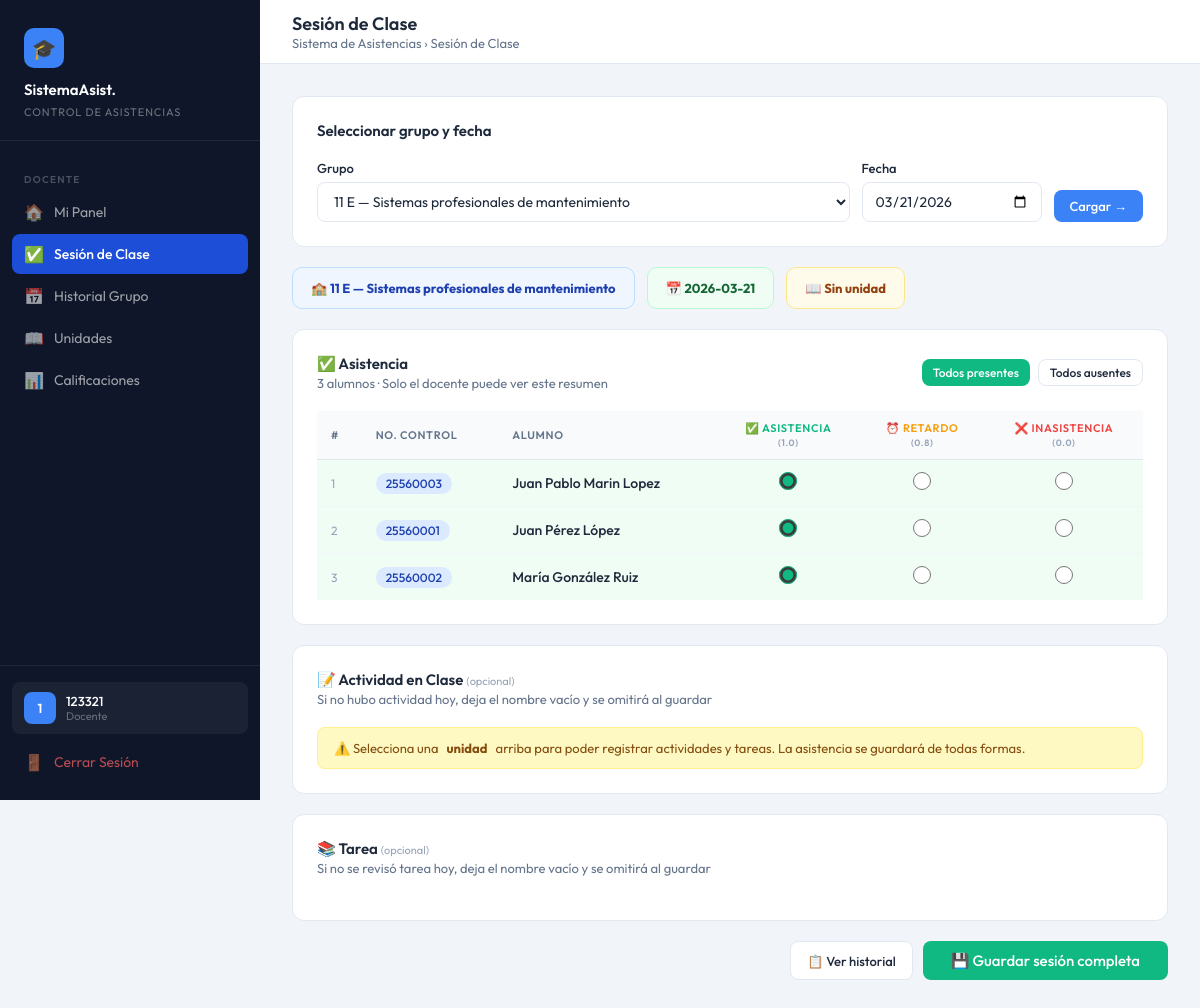
/index.php?accion=pasar_lista&id_grupo=2&fecha=2026-03-21 (signed in), run on the app's committed database.
### tables this page shows
CREATE TABLE `grupos` (
  `id_grupo` int(11) NOT NULL,
  `id_materia` int(11) NOT NULL,
  `id_docente` int(11) NOT NULL,
  `nombre_grupo` varchar(50) NOT NULL COMMENT 'Ej: ISC-501-A',
  `periodo` varchar(30) NOT NULL COMMENT 'Ej: Ene-Jun 2026',
  `num_unidades` tinyint(3) UNSIGNED NOT NULL DEFAULT 4,
  `activo` tinyint(1) NOT NULL DEFAULT 1
);

CREATE TABLE `materias` (
  `id_materia` int(11) NOT NULL,
  `clave_materia` varchar(20) NOT NULL COMMENT 'Clave institucional, ej: SCD-1001',
  `nombre` varchar(150) NOT NULL,
  `creditos` tinyint(3) UNSIGNED DEFAULT 5,
  `activa` tinyint(1) NOT NULL DEFAULT 1 COMMENT '1=activa, 0=inactiva'
);

CREATE TABLE `alumnos` (
  `id_alumno` int(11) NOT NULL,
  `numero_control` varchar(20) NOT NULL,
  `nombre` varchar(100) NOT NULL,
  `correo` varchar(100) NOT NULL,
  `id_usuario` int(11) DEFAULT NULL
);

### app/controllers/DocenteController.php (called while the page is built, shortened)
<?php
require_once BASE_PATH . '/app/models/Grupo.php';
require_once BASE_PATH . '/app/models/Asistencia.php';
class DocenteController {
    private $pdo;
    public function __construct($pdo) { $this->pdo = $pdo; }
    private function getIdDocente() {
        $stmt = $this->pdo->prepare("SELECT id_docente FROM docentes WHERE id_usuario = ? LIMIT 1");
        $stmt->execute([$_SESSION['usuario_id']]);
        $row = $stmt->fetch(PDO::FETCH_ASSOC);
        return $row ? (int)$row['id_docente'] : null;
    }
    private function getMisGrupos($idDocente) {
        $stmt = $this->pdo->prepare(
            "SELECT g.*, m.nombre AS nombre_materia
             FROM grupos g JOIN materias m ON m.id_materia = g.id_materia
             WHERE g.id_docente = ? AND g.activo = 1 ORDER BY g.nombre_grupo ASC"
        );
        $stmt->execute([$idDocente]);
        return $stmt->fetchAll(PDO::FETCH_ASSOC);
    }
    public function cargarLista() {
        $idGrupo   = isset($_GET['id_grupo']) ? (int)$_GET['id_grupo'] : null;
        $fecha     = $_GET['fecha'] ?? date('Y-m-d');
        $idDocente = $this->getIdDocente();
        $misGrupos = $this->getMisGrupos($idDocente);
        $modeloGrupo = new Grupo($this->pdo);
        $modeloAsist = new Asistencia($this->pdo);
        $alumnos        = $idGrupo ? $modeloGrupo->obtenerAlumnosPorGrupo($idGrupo) : [];
        $asistenciasHoy = $idGrupo ? $modeloAsist->obtenerPorGrupoFecha($idGrupo, $fecha) : [];
        $unidadActual = null;
        $nombreGrupo = '';
        foreach ($misGrupos as $g) {
            if ($g['id_grupo'] == $idGrupo) {
                $nombreGrupo = $g['nombre_grupo'] . ' — ' . $g['nombre_materia']; break;
            }
        }
        require_once BASE_PATH . '/app/views/docentes/pasar_lista.php';
    }
}
?>

### app/models/Grupo.php (called while the page is built, shortened)
<?php
class Grupo {
    private $pdo;
    public function __construct($pdo) { $this->pdo = $pdo; }
    public function obtenerAlumnosPorGrupo($idGrupo) {
        $sql = "SELECT a.id_alumno, a.numero_control, a.nombre
                FROM grupo_alumnos ga
                JOIN alumnos a ON a.id_alumno = ga.id_alumno
                WHERE ga.id_grupo = ?
                ORDER BY a.nombre ASC";
        $stmt = $this->pdo->prepare($sql);
        $stmt->execute([(int)$idGrupo]);
        return $stmt->fetchAll(PDO::FETCH_ASSOC);
    }
}
?>

### app/models/Asistencia.php (called while the page is built, shortened)
<?php
class Asistencia {
    private $pdo;
    public function __construct($pdo) { $this->pdo = $pdo; }
    public function obtenerPorGrupoFecha($idGrupo, $fecha) {
        $sql = "SELECT id_alumno, tipo_asistencia
                FROM asistencias WHERE id_grupo = ? AND fecha = ?";
        $stmt = $this->pdo->prepare($sql);
        $stmt->execute([(int)$idGrupo, $fecha]);
        $rows = $stmt->fetchAll(PDO::FETCH_ASSOC);
        $map  = [];
        return $map;
    }
}
?>

### app/views/docentes/pasar_lista.php (the view, shortened to what this page needs)
<?php
require_once BASE_PATH . '/app/views/layout/sidebar.php';
?>
<div class="card" style="margin-bottom:20px;">
  <div class="card-header">
    <div class="card-title">Seleccionar grupo y fecha</div>
  </div>
  <form action="index.php?accion=cargar_lista" method="GET"
        style="display:flex; gap:12px; align-items:flex-end; flex-wrap:wrap;">
    <div class="form-group" style="flex:1; min-width:220px; margin-bottom:0;">
      <label class="form-label">Grupo</label>
      <select name="id_grupo" class="form-control" required>
        <?php foreach ($misGrupos ?? [] as $g): ?>
          <option value="<?= (int)$g['id_grupo'] ?>"
            <?= (isset($_GET['id_grupo']) && $_GET['id_grupo'] == $g['id_grupo']) ? 'selected' : '' ?>>
            <?= htmlspecialchars($g['nombre_grupo'], ENT_QUOTES, 'UTF-8') ?> —
          </option>
        <?php endforeach; ?>
      </select>
    </div>
    <div class="form-group" style="flex:0 0 180px; margin-bottom:0;">
      <label class="form-label">Fecha</label>
      <input type="date" name="fecha" class="form-control"
             value="<?= htmlspecialchars($_GET['fecha'] ?? date('Y-m-d'), ENT_QUOTES, 'UTF-8') ?>" required>
    </div>
    <button type="submit" class="btn btn-primary">Cargar →</button>
  </form>
</div>
<?php if (!empty($alumnos) && !empty($idGrupo)): ?>
<form action="index.php?accion=guardar_sesion" method="POST" id="formSesion">
  <div style="display:flex; gap:12px; margin-bottom:20px; flex-wrap:wrap;">
    <div style="background:#eff6ff; border:1px solid #bfdbfe; border-radius:10px;
                padding:12px 18px; font-size:13px; color:#1e40af;">
      🏫 <strong><?= htmlspecialchars($nombreGrupo ?? '', ENT_QUOTES, 'UTF-8') ?></strong>
    </div>
    <div style="background:#f0fdf4; border:1px solid #bbf7d0; border-radius:10px;
                padding:12px 18px; font-size:13px; color:#166534;">
      📅 <strong><?= htmlspecialchars($fecha ?? '', ENT_QUOTES, 'UTF-8') ?></strong>
    </div>
    <div style="background:#fffbeb; border:1px solid #fde68a; border-radius:10px;
                padding:12px 18px; font-size:13px; color:#92400e;">
      📖 <strong><?= htmlspecialchars($unidadActual['nombre'] ?? 'Sin unidad', ENT_QUOTES, 'UTF-8') ?></strong>
    </div>
  </div>
  <div class="card" style="margin-bottom:20px;">
    <div class="card-header">
      <div>
        <div class="card-title">✅ Asistencia</div>
        <div class="card-subtitle"><?= count($alumnos) ?> alumnos · Solo el docente puede ver este resumen</div>
      </div>
      <div style="display:flex; gap:8px;">
        <button type="button" onclick="marcarTodos('asistencia')"  class="btn btn-success btn-sm">Todos presentes</button>
        <button type="button" onclick="marcarTodos('inasistencia')" class="btn btn-outline btn-sm">Todos ausentes</button>
      </div>
    </div>
    <div class="table-wrap">
      <table>
        <thead>
          <tr>
            <th>#</th><th>No. Control</th><th>Alumno</th>
            <th style="text-align:center;color:#10b981;">✅ Asistencia<br><small style="color:#94a3b8;">(1.0)</small></th>
            <th style="text-align:center;color:#f59e0b;">⏰ Retardo<br><small style="color:#94a3b8;">(0.8)</small></th>
            <th style="text-align:center;color:#ef4444;">❌ Inasistencia<br><small style="color:#94a3b8;">(0.0)</small></th>
          </tr>
        </thead>
        <tbody>
          <?php foreach ($alumnos as $i => $al): ?>
            <?php $idA = (int)$al['id_alumno']; $regHoy = $asistenciasHoy[$idA] ?? 'asistencia'; ?>
            <tr id="fila-<?= $idA ?>">
              <td style="color:#94a3b8;font-size:12px;"><?= $i+1 ?></td>
              <td><span class="badge badge-blue"><?= htmlspecialchars($al['numero_control'], ENT_QUOTES, 'UTF-8') ?></span></td>
              <td style="font-weight:500;"><?= htmlspecialchars($al['nombre'], ENT_QUOTES, 'UTF-8') ?></td>
              <?php foreach (['asistencia','retardo','inasistencia'] as $tipo): ?>
                <td style="text-align:center;">
                  <input type="radio" name="asistencia[<?= $idA ?>]" value="<?= $tipo ?>"
                    class="radio-asist" data-alumno="<?= $idA ?>" data-tipo="<?= $tipo ?>"
                    <?= $regHoy === $tipo ? 'checked' : '' ?>
                    style="width:18px;height:18px;cursor:pointer;accent-color:<?=
                      $tipo==='asistencia'?'#10b981':($tipo==='retardo'?'#f59e0b':'#ef4444') ?>;">
                </td>
              <?php endforeach; ?>
            </tr>
          <?php endforeach; ?>
        </tbody>
      </table>
    </div>
  </div>
  <div class="card" style="margin-bottom:20px;">
    <div class="card-header">
      <div>
        <div class="card-title">📝 Actividad en Clase <span style="font-size:11px;font-weight:400;color:#94a3b8;">(opcional)</span></div>
        <div class="card-subtitle">Si no hubo actividad hoy, deja el nombre vacío y se omitirá al guardar</div>
      </div>
    </div>
    <?php if (!$unidadActual || !($unidadActual['id_unidad'] ?? 0)): ?>
      <div class="alert alert-warning" style="margin-bottom:0;">
        ⚠️ Selecciona una <strong>unidad</strong> arriba para poder registrar actividades y tareas.
        La asistencia se guardará de todas formas.
      </div>
    <?php endif; ?>
  </div>
  <div class="card" style="margin-bottom:20px;">
    <div class="card-header">
      <div>
        <div class="card-title">📚 Tarea <span style="font-size:11px;font-weight:400;color:#94a3b8;">(opcional)</span></div>
        <div class="card-subtitle">Si no se revisó tarea hoy, deja el nombre vacío y se omitirá al guardar</div>
      </div>
    </div>
  </div>
  <div style="display:flex; justify-content:flex-end; gap:10px;">
    <a href="index.php?accion=historial_grupo&id_grupo=<?= (int)$idGrupo ?>" class="btn btn-outline">
      📋 Ver historial
    </a>
    <button type="submit" class="btn btn-success" style="padding:10px 28px; font-size:15px;">
      💾 Guardar sesión completa
    </button>
  </div>
</form>
<?php endif; ?>
<?php require_once BASE_PATH . '/app/views/layout/footer.php'; ?>

### app/views/layout/sidebar.php (style rules this page uses)
:root { --sidebar-bg: #0f1629; --sidebar-hover: #1e2d4a; --sidebar-active:#1d4ed8; --accent: #3b82f6; --accent-light: #eff6ff; --success: #10b981; --warning: #f59e0b; --danger: #ef4444; --text-main: #1e293b; --text-muted: #64748b; --border: #e2e8f0; --card-bg: #ffffff; --page-bg: #f1f5f9; --sidebar-w: 260px; }
* { margin:0; padding:0; box-sizing:border-box; }
body { font-family:'Outfit',sans-serif; background:var(--page-bg); color:var(--text-main); display:flex; min-height:100vh; }
.card { background:var(--card-bg); border-radius:12px; border:1px solid var(--border); padding:24px; }
.card-header { display:flex; align-items:center; justify-content:space-between; margin-bottom:20px; }
.card-title { font-size:15px; font-weight:600; }
.card-subtitle { font-size:13px; color:var(--text-muted); margin-top:2px; }
.table-wrap { overflow-x:auto; }
table { width:100%; border-collapse:collapse; font-size:14px; }
thead th { text-align:left; padding:10px 14px; background:#f8fafc; color:var(--text-muted); font-size:11px; font-weight:600; text-transform:uppercase; letter-spacing:.06em; border-bottom:1px solid var(--border); }
tbody td { padding:12px 14px; border-bottom:1px solid #f1f5f9; vertical-align:middle; }
tbody tr:last-child td { border-bottom:none; }
.badge { display:inline-flex; align-items:center; padding:3px 10px; border-radius:999px; font-size:12px; font-weight:500; }
.badge-blue { background:#dbeafe;color:#1e40af; }
.btn { display:inline-flex; align-items:center; gap:6px; padding:8px 16px; border-radius:8px; font-family:'Outfit',sans-serif; font-size:13px; font-weight:500; cursor:pointer; border:none; text-decoration:none; transition:all .15s; }
.btn-primary { background:var(--accent);color:#fff; }
.btn-success { background:var(--success);color:#fff; }
.btn-outline { background:#fff;color:var(--text-main);border:1px solid var(--border); }
.btn-sm { padding:5px 11px;font-size:12px; }
.form-group { margin-bottom:16px; }
.form-label { display:block; font-size:13px; font-weight:500; margin-bottom:6px; }
.form-control { width:100%; padding:9px 12px; border:1px solid var(--border); border-radius:8px; font-family:'Outfit',sans-serif; font-size:14px; color:var(--text-main); transition:border-color .15s; background:#fff; }
select.form-control { cursor:pointer; }
.alert { padding:12px 16px; border-radius:8px; font-size:13px; margin-bottom:16px; display:flex; align-items:center; gap:8px; }
.alert-warning { background:#fef9c3;color:#854d0e;border:1px solid #fef08a; }

### data on the page
grupos: nombre_grupo.nombre "11 E — Sistemas profesionales de mantenimiento"
alumnos: numero_control "25560003", nombre "Juan Pablo Marin Lopez", id_alumno "☑"
alumnos: numero_control "25560001", nombre "Juan Pérez López", id_alumno "☑"
alumnos: numero_control "25560002", nombre "María González Ruiz", id_alumno "☑"

### other printed values
substr($_SESSION['username']??'U',0,1) "1"
$_SESSION['username'] "123321"
$rol "Docente"
$pageTitle "Sesión de Clase"
$fecha "2026-03-21"
$unidadActual['nombre'] "Sin unidad"
count($alumnos) "3"
form field id_grupo "11 E — Sistemas profesionales de mantenimiento"
